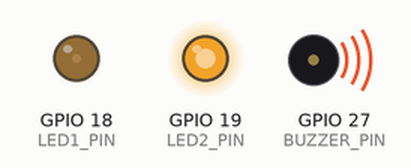
Bench run of a program on a simulated ESP32. Shown: output pins drawn as LEDs (lit = HIGH), buzzer (waves = sounding).

Above: at 0.15 s.
At 2.59 s:
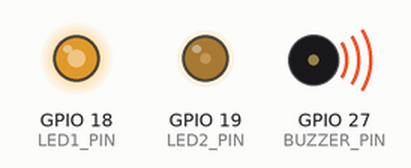
At 6.89 s:
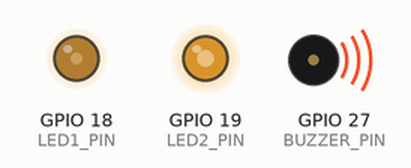
At 13.03 s:
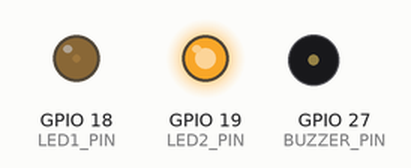
At 24.13 s:
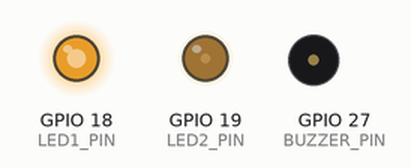
At 35.22 s:
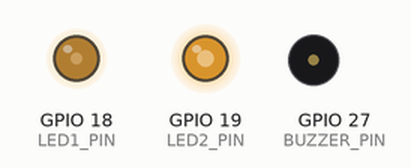
Timing chart, 0 to 40.0 s (numbered marks = the images above):
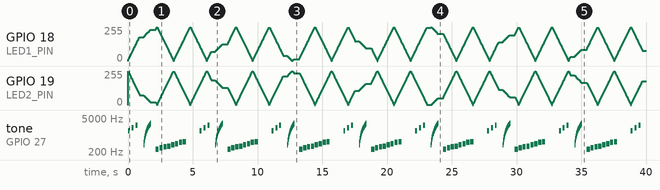

The program:

main.cpp
```cpp
//reg number :23-ntu-cs-1042
// name : mahnoor shahid
//week 5 buzzer task

#include <Arduino.h>

// Pins
#define BUZZER_PIN 27
#define LED1_PIN   18
#define LED2_PIN   19

// LEDC channels
#define CH_BUZZER  0   // buzzer channel
#define CH_LED1    1   // LED on pin 18
#define CH_LED2    2   // LED on pin 19

// Channel settings (different frequencies)
#define BUZZER_BASE_FREQ  2000   // Hz
#define LED1_FREQ         3000   // Hz
#define LED2_FREQ         1000   // Hz

// Resolution for PWM
#define BUZZER_RES 10    // 10-bit = 0–1023
#define LED_RES     8    // 8-bit = 0–255

// LED fade step
const uint8_t LED_STEP = 2;

// Globals for LED states
int led1_brightness = 0;
int led2_brightness = 255;
int led1_dir = 1; // 1 = up, -1 = down
int led2_dir = -1;

// Function to smoothly fade LEDs
void updateLEDsStep() {
  // update LED1
  if (led1_dir == 1) {
    led1_brightness += LED_STEP;
    if (led1_brightness >= 255) {
      led1_brightness = 255;
      led1_dir = -1;
    }
  } else {
    led1_brightness -= LED_STEP;
    if (led1_brightness <= 0) {
      led1_brightness = 0;
      led1_dir = 1;
    }
  }
  ledcWrite(CH_LED1, led1_brightness);

  // update LED2
  if (led2_dir == 1) {
    led2_brightness += LED_STEP;
    if (led2_brightness >= 255) {
      led2_brightness = 255;
      led2_dir = -1;
    }
  } else {
    led2_brightness -= LED_STEP;
    if (led2_brightness <= 0) {
      led2_brightness = 0;
      led2_dir = 1;
    }
  }
  ledcWrite(CH_LED2, led2_brightness);
}

void setup() {
  // --- Setup buzzer ---
  ledcSetup(CH_BUZZER, BUZZER_BASE_FREQ, BUZZER_RES);
  ledcAttachPin(BUZZER_PIN, CH_BUZZER);

  // --- Setup LEDs with different base frequencies ---
  ledcSetup(CH_LED1, LED1_FREQ, LED_RES);
  ledcAttachPin(LED1_PIN, CH_LED1);

  ledcSetup(CH_LED2, LED2_FREQ, LED_RES);
  ledcAttachPin(LED2_PIN, CH_LED2);

  // Initialize LEDs
  ledcWrite(CH_LED1, led1_brightness);
  ledcWrite(CH_LED2, led2_brightness);
}

void loop() {
  // --- 1. Simple beep pattern (3 beeps) ---
  for (int i = 0; i < 3; i++) {
    ledcWriteTone(CH_BUZZER, 1500 + i * 500);  // different frequency pattern for buzzer
    for (int t = 0; t < 15; t++) {
      updateLEDsStep();
      delay(10);
    }

    ledcWrite(CH_BUZZER, 0);
    for (int t = 0; t < 15; t++) {
      updateLEDsStep();
      delay(10);
    }
  }

  delay(300);

  // --- 2. Frequency sweep for buzzer ---
  for (int f = 400; f <= 3000; f += 100) {
    ledcWriteTone(CH_BUZZER, f);
    updateLEDsStep();
    delay(20);
  }
  ledcWrite(CH_BUZZER, 0);
  delay(400);

  // --- 3. Melody with LED variations ---
  int melody[] = {262, 294, 330, 349, 392, 440, 494, 523};
  const int notes = sizeof(melody) / sizeof(melody[0]);
  for (int i = 0; i < notes; i++) {
    ledcWriteTone(CH_BUZZER, melody[i]);

    // While tone plays, vary LED frequencies slightly for effect
    ledcSetup(CH_LED1, LED1_FREQ + i * 200, LED_RES);
    ledcSetup(CH_LED2, LED2_FREQ + i * 100, LED_RES);

    for (int t = 0; t < 25; t++) {
      updateLEDsStep();
      delay(10);
    }

    ledcWrite(CH_BUZZER, 0);
    for (int t = 0; t < 5; t++) {
      updateLEDsStep();
      delay(10);
    }
  }

  ledcWrite(CH_BUZZER, 0);

  // pause before repeating
  for (int t = 0; t < 100; t++) {
    updateLEDsStep();
    delay(10);
  }
}
```

Measured:
- by itself, tone on GPIO 27 (BUZZER_PIN): plays 1500 Hz for 0.15 s, 2000 Hz for 0.15 s, 2500 Hz for 0.15 s, 400 Hz for 0.02 s, 500 Hz for 0.02 s, 600 Hz for 0.02 s … (269 notes in this stretch)
